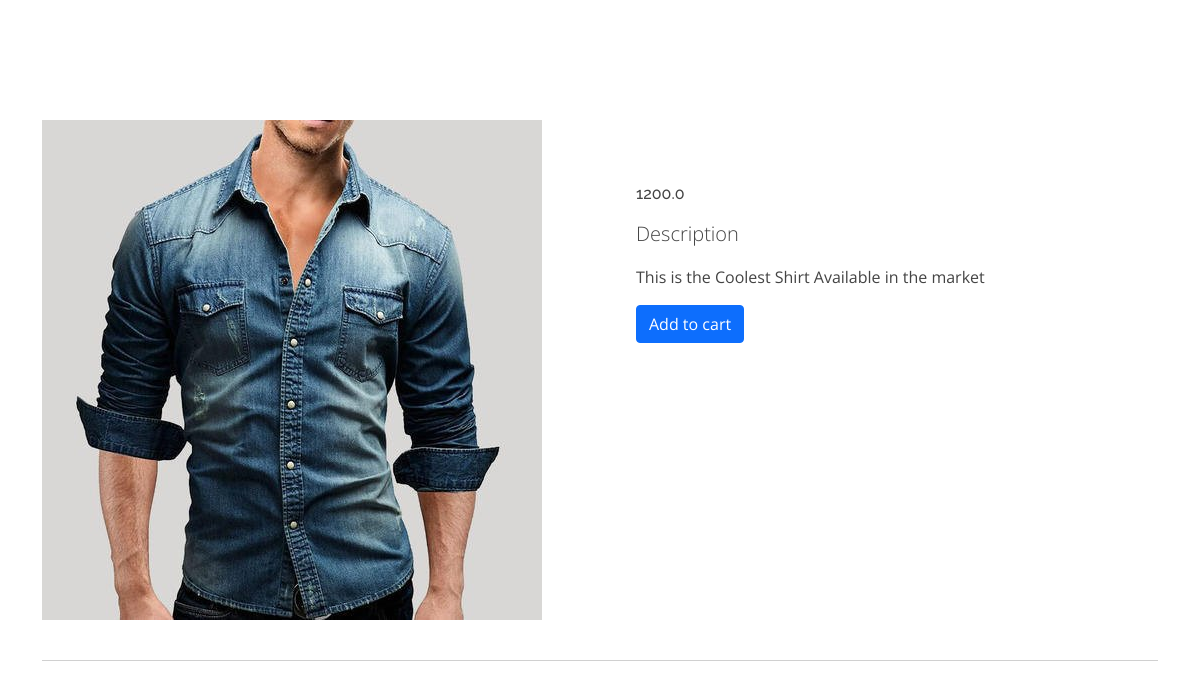
The page /product_desc/6 on the database its author committed.
### core/models.py (models this page shows, shortened)
class Product(models.Model):
    name = models.CharField(max_length=100)
    category = models.ForeignKey("Category", on_delete=models.CASCADE)
    desc = models.TextField()
    price = models.FloatField(default=0.0)
    product_available_count = models.IntegerField(default=0)
    img = models.ImageField(upload_to="images/")

### core/views.py (the view)
# urls.py: path("product_desc/<pk>", views.product_desc, name="product_desc"),
def product_desc(request, pk):
    product = Product.objects.get(pk=pk)
    return render(request, "core/product_desc.html", {"product": product})

### core/models.py (called while the page is built)
    def __str__(self):
        return self.category_name

### templates/core/product_desc.html (shortened to what this page needs)
<!DOCTYPE html>
{% load static %}
{% load cart_template_tag %}
<html lang="en">
<head>
  <link href="{% static 'vendor/aos/aos.css' %}" rel="stylesheet">
  <link href="{% static 'vendor/bootstrap/css/bootstrap.min.css' %}" rel="stylesheet">
  <link href="{% static 'vendor/bootstrap-icons/bootstrap-icons.css' %}" rel="stylesheet">
  <link href="{% static 'vendor/boxicons/css/boxicons.min.css' %}" rel="stylesheet">
  <link href="{% static 'vendor/glightbox/css/glightbox.min.css' %}" rel="stylesheet">
  <link href="{% static 'vendor/remixicon/remixicon.css' %}" rel="stylesheet">
  <link href="{% static 'vendor/swiper/swiper-bundle.min.css' %}" rel="stylesheet">
  <link href="{% static 'css/style.css' %}" rel="stylesheet">
</head>
<body>
</body>
  <main class="mt-5 pt-4">
    <div class="container dark-grey-text mt-5">
      <div class="row wow fadeIn">
        <div class="col-md-6 mb-4">
          <img src="{{product.img.url}}" class="img-fluid" alt="" style="object-fit:conver;">
        </div>
        <div class="col-md-6 mb-4">
          <div class="p-4">
            <div class="mb-3">
              <a href="">
                <span class="badge purple mr-1">{{product.category}}</span>
              </a>
            </div>
            <p class="lead">
                <h6>{{product.price}}</h6>
            </p>
            <p class="lead font-weight-bold">Description</p>
            <p>{{product.desc}}</p>
            <form class="d-flex justify-content-left" method="post" name="form" id="form" >
              <button class="btn btn-primary btn-md my-0 p" type="submit">Add to cart
              </button>
            </form>
          </div>
        </div>
      </div>
      <hr>
    </div>
  </main>
</html>

### static/css/style.css (style rules this page uses)
body { font-family: "Open Sans", sans-serif; color: #444444; }
a { color: #009970; text-decoration: none; }
h1, h2, h3, h4, h5, h6 { font-family: "Raleway", sans-serif; }

### rows shown on the page
Product: img (picture), price "1200.0", desc "This is the Coolest Shirt Available in the market"
